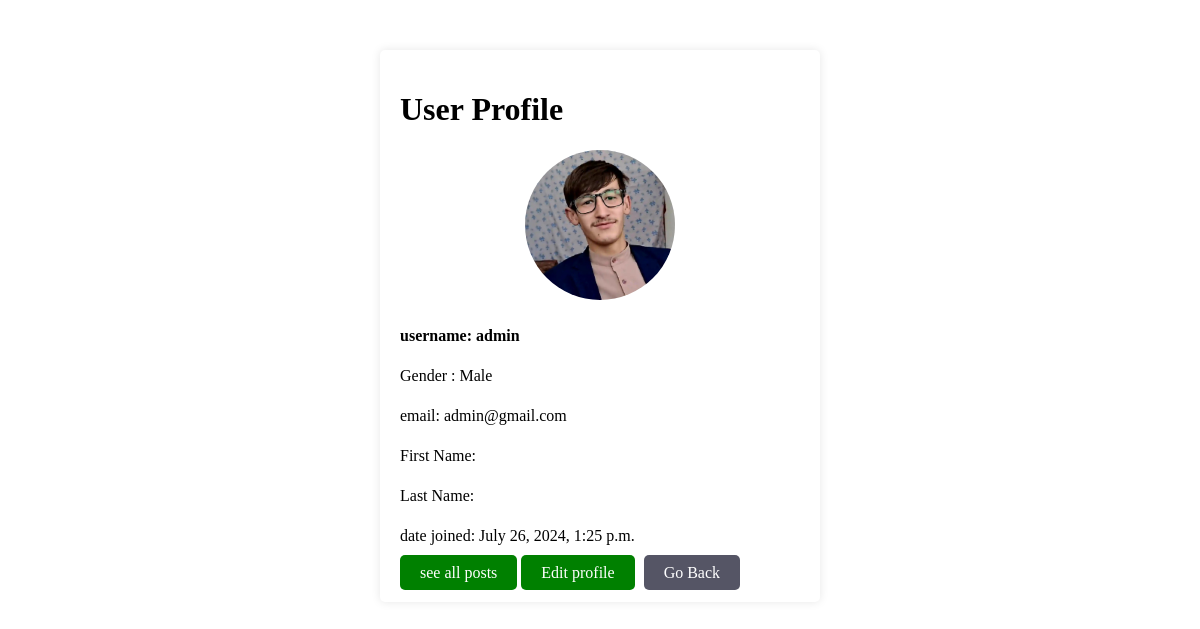
Page /users/profile/ (signed in) on the committed database.
### users/models.py (models this page shows, shortened)
class CustomUsers(AbstractBaseUser, PermissionsMixin):
    profile_pic = models.ImageField(upload_to='users/images') #for profile
    username_validator = UnicodeUsernameValidator()
    username = models.CharField(
        unique=True,
        validators=[username_validator,],
        max_length=59
    )
    email = models.EmailField(max_length=180)
    first_name = models.CharField(max_length=59, blank=True)
    last_name = models.CharField(max_length=59, blank=True)
    choices = (
        ('Male', 'male'),
        ('Female', 'female')
    )
    gender = models.CharField(max_length=10, choices=choices)
    is_staff = models.BooleanField(default=False)
    is_active = models.BooleanField(default=True)
    date_joined = models.DateTimeField(auto_now_add=True)
    objects = CustomUserManager()
    USERNAME_FIELD = 'username'
    REQUIRED_FIELDS = ['email']

### users/views.py (the view)
# urls.py: path('profile/', profile, name="profile"),
@login_required(login_url='users:login')
def profile(request):
    return render(request, 'users/profile.html', {})

### templates/users/profile.html (shortened to what this page needs)
{% load static %}
<!DOCTYPE html>
<html lang="en">
<head>
    <link rel="stylesheet" href="{% static 'users/css/profile.css' %}">
</head>
<body>
    <div class="container">
        <h1>User Profile</h1>
        {% if user.profile_pic %}
            <div class="profile-image">
                <img src="{{user.profile_pic.url}}" alt="user's profile">
            </div>
        {% else %}
            <img src="#" alt="no profile uploaded">
        {% endif %}
        <div class="profile-info">
            <p>username: {{ user.username }}</p>
            <p>Gender : {{user.gender}}</p>
            <p>email: {{ user.email }}</p>
            <p>First Name: {{ user.first_name }}</p>
            <p>Last Name: {{ user.last_name }}</p>
            <p>date joined: {{ user.date_joined }}</p>
        </div>
        <a class="back" href="{% url 'blogapp:all_posts' %}">see all posts</a>
        <a class="back" href="{% url 'users:edit_profile' %}">Edit profile</a>
        <a class="backt" href="{% url 'blogapp:homepage' %}">Go Back</a>
    </div>
</body>
</html>

### static/users/css/profile.css (style rules this page uses)
.container { max-width: 400px; margin: 50px auto; padding: 20px; background-color: #fff; border-radius: 5px; box-shadow: 0px 0px 10px rgba(0, 0, 0, 0.1); }
.profile-info { line-height: 1.5; }
.profile-info p:first-child { font-weight: bold; }
.profile-image { text-align: center; margin-bottom: 20px; }
.profile-image img { max-width: 150px; height: auto; border-radius: 50%; }
.back { text-decoration:none;padding:9px 20px; border-radius:5px;background-color: green;color:white; }
.backt { text-decoration:none;padding:9px 20px; border-radius:5px;background-color: rgb(85, 85, 101);color:white; margin-left:5px; }

### templates/users/profile.html (style rules this page uses)
.container { max-width: 400px; margin: 50px auto; padding: 20px; background-color: #fff; border-radius: 5px; box-shadow: 0px 0px 10px rgba(0, 0, 0, 0.1); }
.profile-info { line-height: 1.5; }
.profile-info p:first-child { font-weight: bold; }
.profile-image { text-align: center; margin-bottom: 20px; }
.profile-image img { max-width: 150px; height: auto; border-radius: 50%; }
.back { text-decoration:none;padding:9px 20px; border-radius:5px;background-color: green;color:white; }
.backt { text-decoration:none;padding:9px 20px; border-radius:5px;background-color: rgb(85, 85, 101);color:white; margin-left:5px; }

### rows in the picture
CustomUsers: profile_pic (picture), username "admin", gender "Male", email "admin@gmail.com", date_joined "July 26, 2024, 1:25 p.m."
